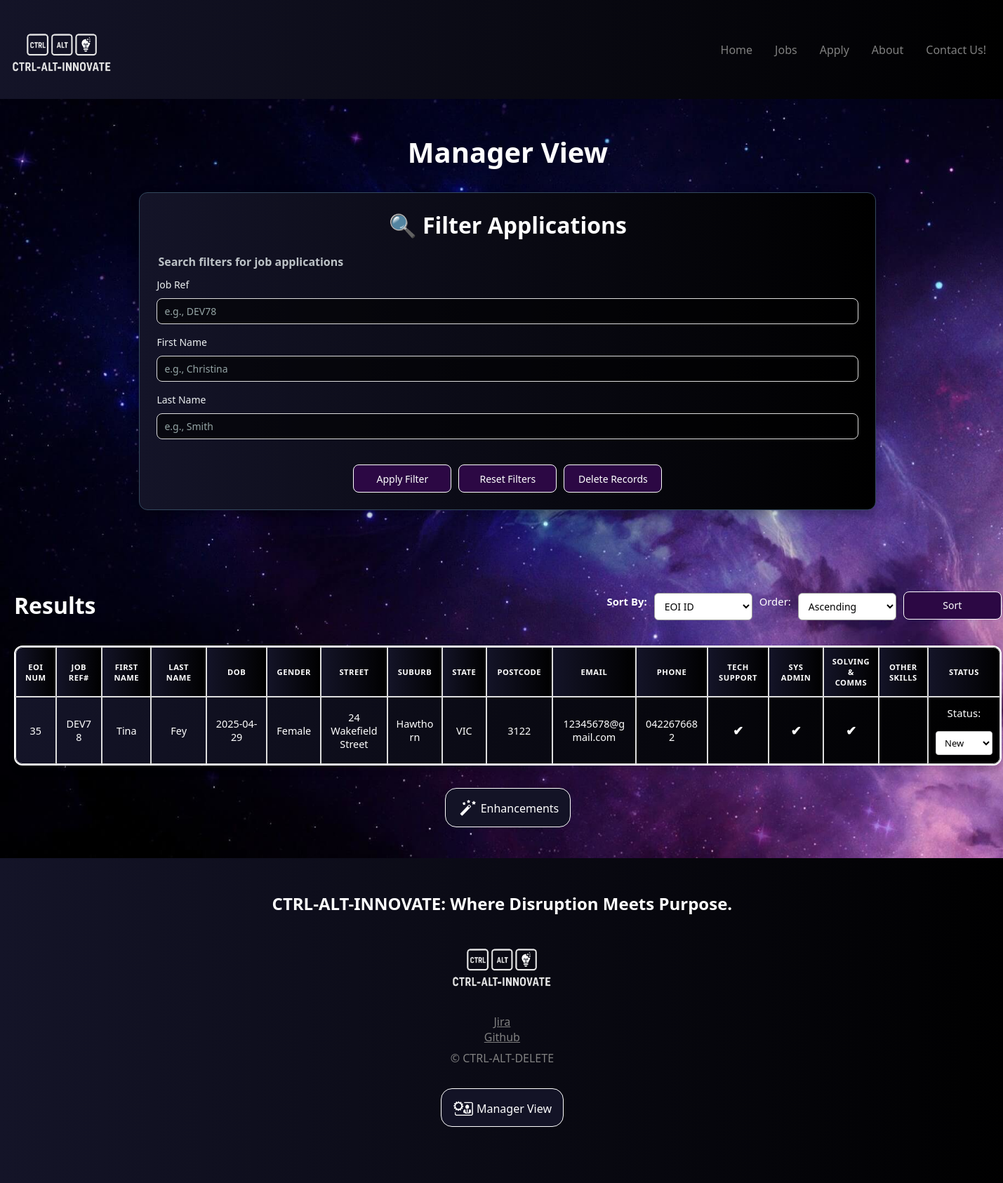
Page /manage.php (signed in) on the committed database.
### tables this page shows
CREATE TABLE `eoi` (
  `eoi_id` int(11) NOT NULL,
  `applicant_id` int(11) NOT NULL,
  `ref_id` varchar(10) NOT NULL,
  `status` enum('New','Current','Final') DEFAULT 'New'
);

CREATE TABLE `applicants` (
  `applicant_id` int(11) NOT NULL,
  `first_name` varchar(20) DEFAULT NULL,
  `last_name` varchar(20) DEFAULT NULL,
  `date_of_birth` date DEFAULT NULL,
  `gender` enum('Female','Male','Other') DEFAULT NULL,
  `street_address` varchar(40) DEFAULT NULL,
  `suburb` varchar(40) DEFAULT NULL,
  `state` enum('ACT','NSW','NT','QLD','SA','TAS','VIC','WA') DEFAULT NULL,
  `postcode` char(4) DEFAULT NULL,
  `email` varchar(50) DEFAULT NULL,
  `phone` varchar(12) DEFAULT NULL,
  `other_skills` text DEFAULT NULL
);

### manage.php (the view, shortened to what this page needs)
<?php
require_once "settings.php";
$delete_mode = false;
$query = "SELECT
    e.eoi_id,
    e.ref_id as job_reference,
    a.first_name,
    a.last_name,
    a.date_of_birth,
    a.gender,
    a.street_address,
    a.suburb,
    a.state,
    a.postcode,
    a.email,
    a.phone,
    a.other_skills,
    e.status,
    GROUP_CONCAT(s.skill_name ORDER BY s.skill_id SEPARATOR ', ') as skills_list,
    MAX(CASE WHEN s.skill_name = 'Technical Support' THEN 1 ELSE 0 END) as technical_support,
    MAX(CASE WHEN s.skill_name = 'System Administration' THEN 1 ELSE 0 END) as system_administration,
    MAX(CASE WHEN s.skill_name = 'Problem Solving and Communication' THEN 1 ELSE 0 END) as problem_solving_and_communication
FROM eoi e
JOIN applicants a ON e.applicant_id = a.applicant_id
LEFT JOIN applicant_skills aps ON a.applicant_id = aps.applicant_id
LEFT JOIN skills s ON aps.skill_id = s.skill_id";
$search_terms = [
    "job_reference" => "",
    "first_name" => "",
    "last_name" => "",
];
$status_options = ["New", "Current", "Final"];
$sortable_fields = [
    "e.eoi_id" => "EOI ID",
    "e.ref_id" => "Job Ref",
    "a.first_name" => "First Name",
    "a.last_name" => "Last Name",
    "a.suburb" => "Suburb",
    "a.state" => "State",
    "a.postcode" => "Postcode",
    "e.status" => "Status"
];
$current_sort_field = "e.eoi_id";
$current_sort_order = "ASC";
$query .= " GROUP BY e.eoi_id, e.ref_id, a.first_name, a.last_name, a.date_of_birth, a.gender, a.street_address, a.suburb, a.state, a.postcode, a.email, a.phone, a.other_skills, e.status";
$query .= " ORDER BY $current_sort_field $current_sort_order";
$stmt = mysqli_prepare($conn, $query);
mysqli_stmt_execute($stmt);
$result = mysqli_stmt_get_result($stmt);
?>
<!DOCTYPE html>
<html lang="en">
<head>
    <link rel="stylesheet" href="styles/styles.css">
</head>
<body>
    <?php include 'header.inc' ?>
    <div class="manage-page">
        <h1>Manager View</h1>
            <form method="post">
                <section class="filter-panel">
                    <h2>🔍 Filter Applications</h2>
                    <fieldset>
                        <legend>Search filters for job applications</legend>
                        <div class="form-group">
                            <label for="job_reference">Job Ref</label>
                            <input type="text" name="job_reference" id="job_reference" value="<?= htmlspecialchars($search_terms['job_reference']) ?>" placeholder="e.g., DEV78">
                        </div>
                        <div class="form-group">
                            <label for="first_name">First Name</label>
                            <input type="text" name="first_name" id="first_name" value="<?= htmlspecialchars($search_terms['first_name']) ?>" placeholder="e.g., Christina">
                        </div>
                        <div class="form-group">
                            <label for="last_name">Last Name</label>
                            <input type="text" name="last_name" id="last_name" value="<?= htmlspecialchars($search_terms['last_name']) ?>" placeholder="e.g., Smith">
                        </div>
                    </fieldset>
                    <div class="buttons-row">
                        <button type="submit" name="run_query" class="submit-btn">
                            Apply Filter
                        </button>
                        <button type="submit" name="reset_filters" class="submit-btn">
                            Reset Filters
                        </button>
                        <?php if (!$delete_mode): ?>
                            <button type="submit" name="toggle_delete_mode" value="1" class="submit-btn">
                                Delete Records
                            </button>
                        <?php endif; ?>
                    </div>
                </section>
                <br><br>
                 <section class="results-section">
                    <div class="results-header">
                        <h2>Results</h2>
                        <div class="sort-controls">
                            <label for="sort_field"><strong>Sort By:</strong></label>
                            <select id="sort_field" name="sort_field" class="sort-dropdown">
                            <?php
                            foreach ($sortable_fields as $field => $label) {
                                $selected = ($current_sort_field == $field) ? "selected" : "";
                                echo "<option value=\"$field\" $selected>$label</option>";
                            }
                            ?>
                            </select>
                            <label for="sort_order">Order:</label>
                            <select id="sort_order" name="sort_order" class="sort-dropdown">
                                <option value="ASC" <?= ($current_sort_order == 'ASC') ? 'selected' : '' ?>>Ascending</option>
                            </select>
                            <button type="submit" name="run_query" class="sort-btn">Sort</button>
                        </div>
                    </div>
                    <?php if ($result && mysqli_num_rows($result) > 0): ?>
                        <table>
                            <thead>
                                <tr>
                                    <th>EOI Num</th>
                                    <th>Job Ref#</th>
                                    <th>First Name</th>
                                    <th>Last Name</th>
                                    <th>DOB</th>
                                    <th>Gender</th>
                                    <th>Street</th>
                                    <th>Suburb</th>
                                    <th>State</th>
                                    <th>Postcode</th>
                                    <th>Email</th>
                                    <th>Phone</th>
                                    <th>Tech Support</th>
                                    <th>Sys Admin</th>
                                    <th>Solving & Comms</th>
                                    <th>Other Skills</th>
                                    <th>Status</th>
                                </tr>
                            </thead>
                            <tbody>
                                <?php while ($row = mysqli_fetch_assoc($result)): ?>
                                    <tr>
                                        <td><?= htmlspecialchars($row["eoi_id"]) ?></td>
                                        <td><?= htmlspecialchars($row["job_reference"]) ?></td>
                                        <td><?= htmlspecialchars($row["first_name"]) ?></td>
                                        <td><?= htmlspecialchars($row["last_name"]) ?></td>
                                        <td><?= htmlspecialchars($row["date_of_birth"]) ?></td>
                                        <td><?= htmlspecialchars($row["gender"]) ?></td>
                                        <td><?= htmlspecialchars($row["street_address"]) ?></td>
                                        <td><?= htmlspecialchars($row["suburb"]) ?></td>
                                        <td><?= htmlspecialchars($row["state"]) ?></td>
                                        <td><?= htmlspecialchars($row["postcode"]) ?></td>
                                        <td><?= htmlspecialchars($row["email"]) ?></td>
                                        <td><?= htmlspecialchars($row["phone"]) ?></td>
                                        <td class="check_cross"><?= $row["technical_support"] ? '&#10004;' : '&#10008;'; ?></td>
                                        <td class="check_cross"><?= $row["system_administration"] ? '&#10004;' : '&#10008;'; ?></td>
                                        <td class="check_cross"><?= $row["problem_solving_and_communication"] ? '&#10004;' : '&#10008;'; ?></td>
                                        <td><?= htmlspecialchars($row["other_skills"]) ?></td>
                                        <td>
                                            <label for="status_<?= $row["eoi_id"] ?>">Status:</label>
                                            <select id="status_<?= $row["eoi_id"] ?>" class="status-dropdown" name="status_update[<?= $row["eoi_id"] ?>]">
                                                <?php foreach ($status_options as $status):
                                                    $selected = ($row["status"] === $status) ? "selected" : "";
                                                ?>
                                                    <option value="<?= $status ?>" <?= $selected ?>><?= $status ?></option>
                                                <?php endforeach; ?>
                                            </select>
                                        </td>
                                    </tr>
                                <?php endwhile; ?>
                            </tbody>
                        </table>
                    <?php endif; ?>
                </section>
            </form>
        <div class="manager-button-container">
            <a href="enhancements.php" class="manager_page_button">
            <img src="images/enhancements-icon.png" alt="View Enhancements" class="manager-icon">
            Enhancements
            </a>
        </div>
    </div>
    <?php include 'footer.inc' ?>
</body>
</html>

### header.inc
<header>
    <nav>
        <a class="logo-icon" href="index.php"><img src="images/logo.png" alt="CTRL-ALT-INNOVATE Logo"></a>
        <div class="nav-options">
            <a href="index.php">Home</a>
            <a href="jobs.php">Jobs</a>
            <a href="apply.php">Apply</a>
            <a href="about.php">About</a>
            <a href="mailto:test@test.com">Contact Us!</a>
        </div>
    </nav>
</header>

### footer.inc
<footer>
<h2>CTRL-ALT-INNOVATE: Where Disruption Meets Purpose.</h2>
<a class="logo-icon" href="index.php"><img src="images/logo.png" alt="CTRL-ALT-INNOVATE Logo"></a>
<div class="footer-links">
    <a href="https://trisdinning.atlassian.net/jira/software/projects/MOR/summary" target="_blank">Jira</a>
    <a href="https://github.com/Dynamicarian/CTRL-ALT-INNOVATE" target="_blank">Github</a>
    <p>&#169; CTRL-ALT-DELETE</p>
</div>
<div class="manager-button-container">
    <a href="login.php" class="manager_page_button">
    <img src="images/manager-icon.png" alt="Manager Icon" class="manager-icon">
    Manager View
    </a>
</div>
</footer>

### rows in the picture
eoi: eoi_id "35", ref "DEV78", applicant.first_name "Tina", applicant.last_name "Fey", applicant.date_of_birth "2025-04-29", applicant.gender "Female", applicant.street_address "24 Wakefield Street", applicant.suburb "Hawthorn", applicant.state "VIC", applicant.postcode "3122", applicant.email "12345678@gmail.com", applicant.phone "0422676682", eoi_id "New"

### other values in the picture
form field sort_field "EOI ID"
